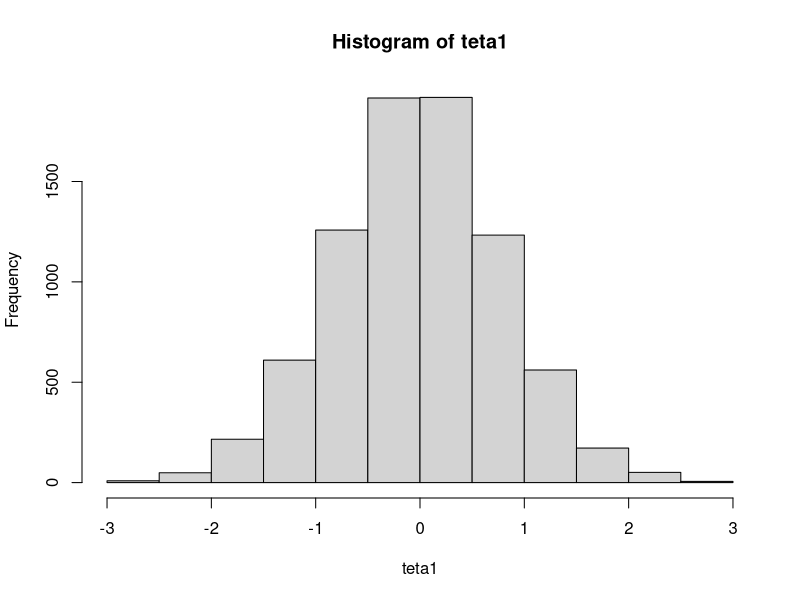
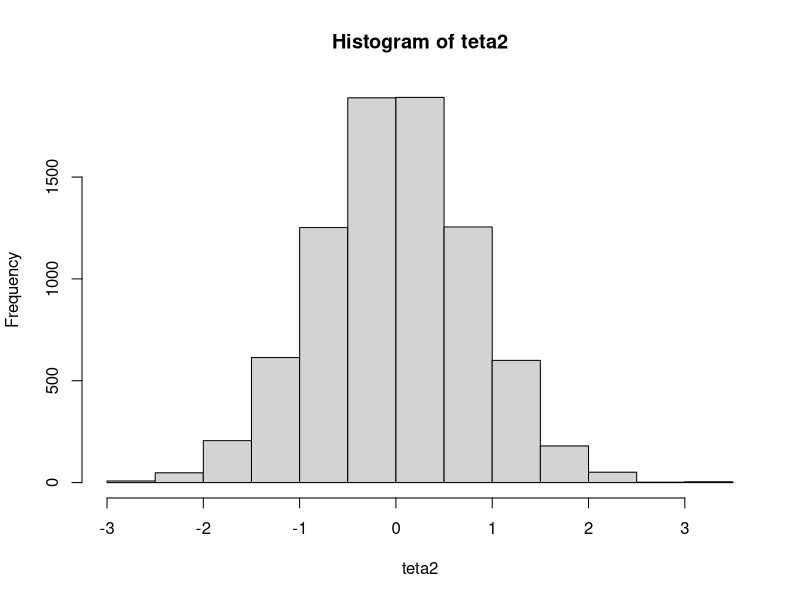
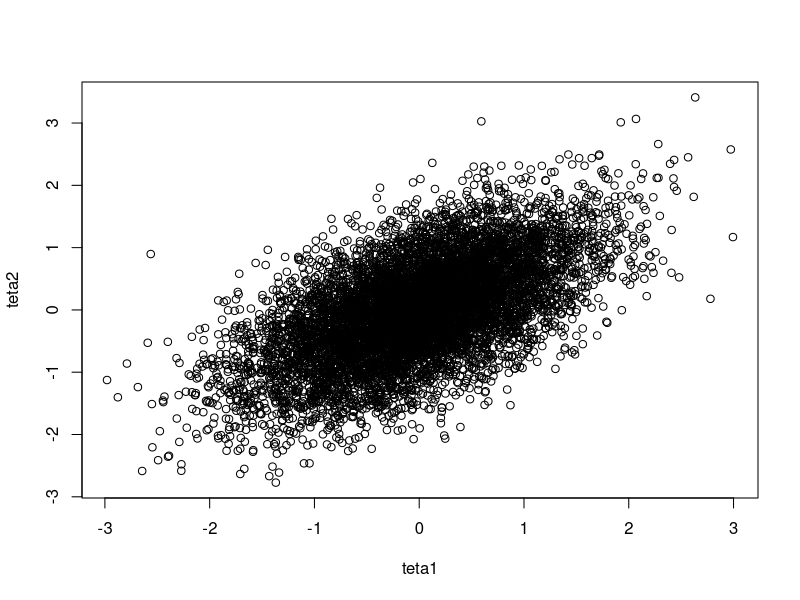

These figures' R source, in order:
ro <- 3/5
teta <- rnorm(10000, 0, ro)
T <- 3000
teta1 <- teta2 <- rep(NA, 11000)
teta1[1] <- 1
teta2[1] <- 1 # incijalizacija
for(i in 2:11000){
  teta1[i] <- rnorm(1, ro*teta2[i-1], 1-ro*ro)
  teta2[i] <- rnorm(1, ro*teta1[i], 1-ro*ro)
}
teta1 <- teta1[-(1:T)]   # odbacivanje pocetka
teta2 <- teta2[-(1:T)] # odbacivanje pocetka

mean(teta1)
mean(teta2)

hist(teta1)
hist(teta2)

plot(teta1, teta2)